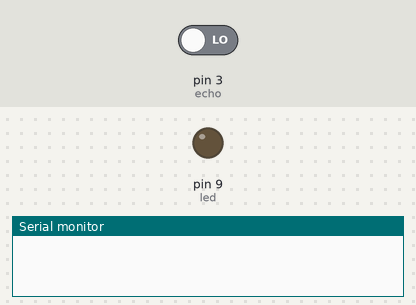
Recording of a sketch running on a simulated Arduino Uno, built with avr-gcc and run on an emulated ATmega328P. Shown: output pins drawn as LEDs (lit = HIGH), the last lines printed to the serial monitor. The inputs (shaded band) are chosen by the test bench; at power-on: pin 3 (echo) LOW. Pins used as bus, display or sensor lines are not drawn.

Above: at 0.1 s.
At 1.2 s:
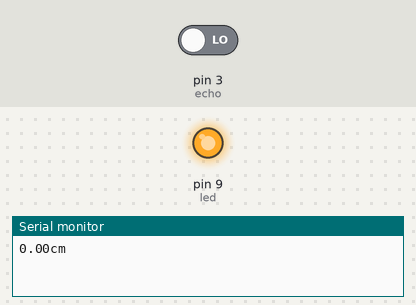
Timing chart, 0 to 2.7 s (numbered marks = the images above):
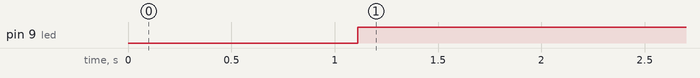

The sketch:

sketch_dec27b.ino
```cpp
int trig = 2;
int echo = 3;
int led = 9;

float duration;
float distance;


void setup()
{
  Serial.begin(9600);
  pinMode(trig,OUTPUT);
  pinMode(echo,INPUT);
  pinMode(9,OUTPUT);
}

void loop()
{
  digitalWrite(trig, HIGH);
  delay(10); // Wait for 1000 millisecond(s)
  digitalWrite(trig, LOW);
  duration = pulseIn(echo,HIGH);
  distance = ((34000*duration)/10000000)/2;
  Serial.print(distance);
  Serial.println("cm");
  delay(100); // Wait for 1000 millisecond(s)

  if(distance < 5){
    digitalWrite(led,HIGH);
  }
  else{
    digitalWrite(led,LOW);
  }

}
```

Measured:
- by itself, pin 9 (led): LOW → HIGH at 1.1 s
